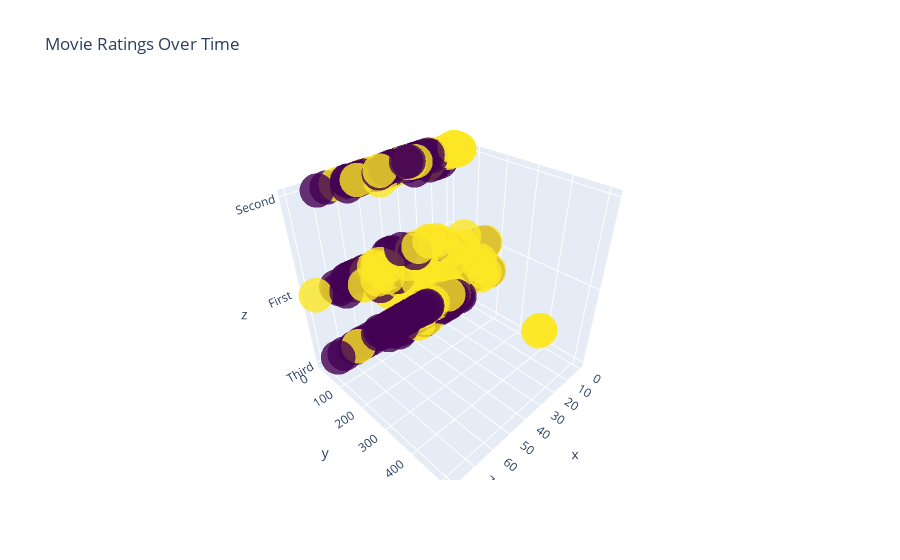

This figure's notebook cell:
### Markdown cell above
Створіть 3D графік, де ви побудуєте залежність від віку, вартості проїзду та класу. Для кодування кольором використайте інформацію з набору даних про те, чи вижив пасажир.

### Code cell


### Figure 1 — Plotly figure (JSON) as saved in the notebook; plotly's stock layout.template omitted (floating-point values rounded to 4 significant figures; data arrays with more than 128 entries replaced by an {"elided": "..."} marker saying what was removed)
{"data": [{"marker": {"color": {"elided": "891 int values"}, "colorscale": [[0, "#440154"], [0.1111, "#482878"], [0.2222, "#3e4989"], [0.3333, "#31688e"], [0.4444, "#26828e"], [0.5556, "#1f9e89"], [0.6667, "#35b779"], [0.7778, "#6ece58"], [0.8889, "#b5de2b"], [1, "#fde725"]], "opacity": 0.8, "size": 12}, "mode": "markers", "type": "scatter3d", "x": {"elided": "891 float values"}, "y": {"elided": "891 float values"}, "z": {"elided": "891 str values"}}], "layout": {"title": {"text": "Movie Ratings Over Time"}}}
